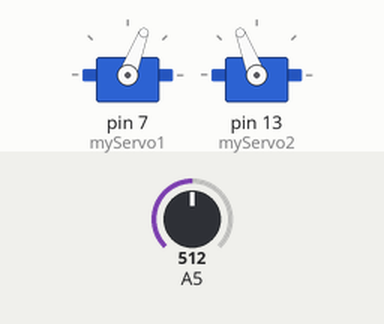
This sketch was run on a simulated Arduino Uno, built with avr-gcc and run on an emulated ATmega328P. Parts: 2 × servo. Inputs (shaded band) come from the test bench; at power-on: A5 = 512.

Above: at 5.2 s.
5.3 s: A5 set to 490
At 6.65 s:
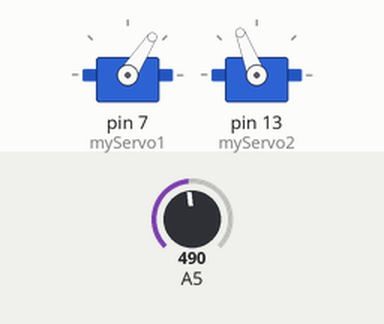
At 19.7 s:
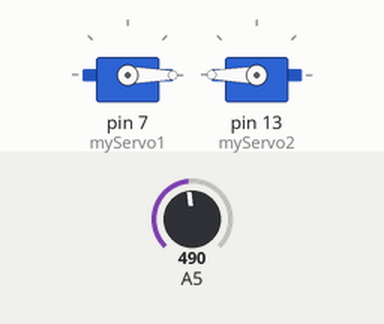
Timing chart, 0 to 21.2 s (numbered marks = the images above; inputs shaded):
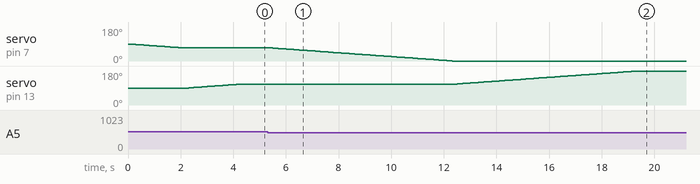

The sketch:

bridge.ino
```cpp
#include<Servo.h>

Servo myServo1;
Servo myServo2;

int sensorPower = 6;
int sensorReading = 0;
int angle = 0;

void setup()
{
  Serial.begin(9600);
  myServo1.attach(7);
  myServo2.attach(13);
  pinMode(sensorPower, OUTPUT);
  myServo1.write(90); //90 -> 0
  myServo2.write(90); //90 -> 180
}

void loop()
{
  digitalWrite(sensorPower, HIGH);
  sensorReading = analogRead(A5);
  angle = calculateAngle(sensorReading);
  int servo1Angle = 180 - angle;
  int servo2Angle = angle;
  turnServo1(myServo1.read(),servo1Angle);
  turnServo2(myServo2.read(),servo2Angle);
}

int calculateAngle(int reading)
{
  if(reading > 900 && reading < 1000)
  {
    return 90;
  } else if(reading > 800 && reading < 900) {
    return 110;
  } else if(reading > 700 && reading < 800) {
    return 130;
  } else if(reading > 600 && reading < 700) {
    return 150;
  } else if(reading > 400 && reading < 500) {
    return 180;
  }
}

void turnServo1(int currentAngle, int targetAngle)
{
  if(currentAngle > targetAngle)
  {
    for(int i = currentAngle; i >= targetAngle; i--)
    {
      myServo1.write(i);
      delay(100);
    }
  } else {
    for(int i = currentAngle; i <= targetAngle; i++)
    {
      myServo1.write(i);
      delay(100);
    }
  }
}

void turnServo2(int currentAngle, int targetAngle)
{
  if(currentAngle > targetAngle)
  {
    for(int i = currentAngle; i >= targetAngle; i--)
    {
      myServo2.write(i);
      delay(100);
    }
  } else {
    for(int i = currentAngle; i <= targetAngle; i++)
    {
      myServo2.write(i);
      delay(100);
    }
  }
}
```

Measured:
- after the input at 5.3 s, servo on pin 7 (myServo1): moves from 69° to 0° over 6.8 s, starting after 0.21 s; servo on pin 13 (myServo2): moves from 111° to 180° over 6.8 s, starting after 7.2 s
